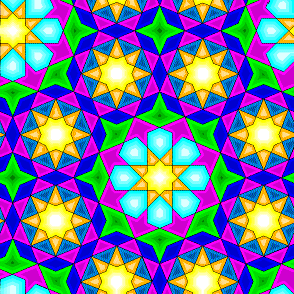
%> input picture assignment3/octone.gif, 294 x 294 px
$ octave yellow2.m   (GNU Octave 9; MATLAB toolbox functions it lacks are replaced by stand-ins)
%> lines starting %> are read from the running program, lines starting %| are printed output that depends on the picture; in (x1, y1, x2, y2) boxes, pixels count from 0 and x2, y2 are one past the last pixel; in counts of white or black regions, pixels touching at a corner belong together; the program's own positions count from 1
close all;
[gifImage cmap] = imread('octone.gif');
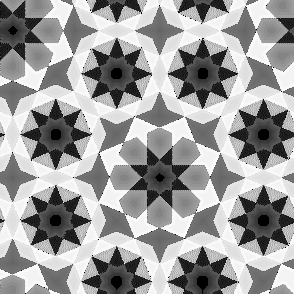
%> gifImage: size 294x294 uint8; min 0, max 255, mean 157.1
%> cmap = 256 rows, first 12: [1 1 1; 0.129 0 0; 0.29 0 0; 0.58 0.129 0; 0.42 0.129 0; 0.776 0.58 0.42; 0.29 0.129 0; 0.871 0.58 0.322; 0.871 0.42 0; 0.647 0.42 0.192; 0.58 0.29 0; 1 0.839 0.612]
im = ind2rgb(gifImage, cmap);

% original image
figure;
imshow(im);
%%

%convert white region to black
im(im(:,:,3) == 1) = 0;
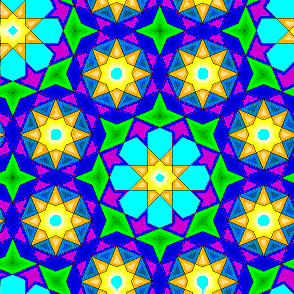
%> im: size 294x294x3 double; mean R, G, B 0.303, 0.476, 0.587

%% spatial domain

out1 = im(:,:,1);
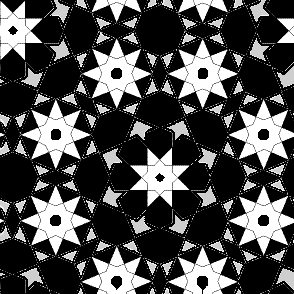
%> out1: size 294x294 double; min 0, max 1, mean 0.303
out2 = im(:,:,2);
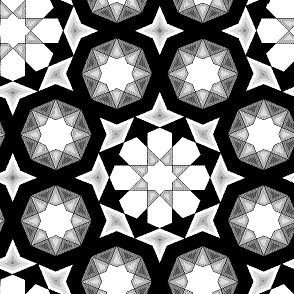
%> out2: size 294x294 double; min 0, max 1, mean 0.476

% Multiplication of red and green channel outputs non-zero only for yellow
% portion and 0 for all other portions
out3 = out1.*out2;

%display all the yellow shade stars
figure;
imshow(mat2gray(out3));

%display only pure yellow stars
out3(out3 < 1) = 0;
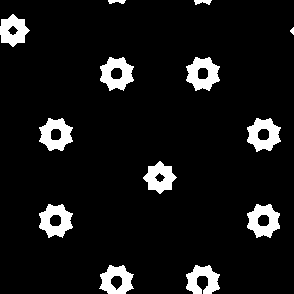
%> out3: size 294x294 double; values 0 (black) and 1 (white), 8% white; 13 white regions, largest, box (x1, y1, x2, y2) and area: (186, 57, 220, 91) 718, (100, 57, 134, 91) 711, (39, 204, 73, 238) 711
figure;
imshow(mat2gray(out3));

%% frequency domain

%multiplication in spatial domain is convolution in frequency domain
C = real(ifft2(fftshift(conv2(fftshift(fft2(out1)),(fftshift(fft2(out2)))))));

%scale the intensity values to lie between 0 and 255
C = (C-min(C(:)))*255/(max(C(:)) - min(C(:)));

%display all the yellow shade stars
figure;
imshow(imresize(C,[size(im,1) size(im,2)]),[]);
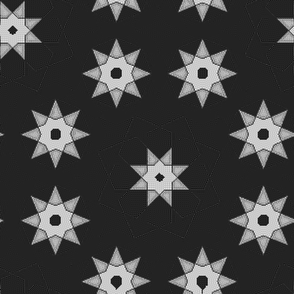
%> displayed picture: size 294x294, on the screen's scale of 0 to 255; min 0, max 255, mean 64.3

%display only pure yellow stars
C(C < 0.64*max(C(:))) = 0;
figure;
imshow(imresize(C,[size(im,1) size(im,2)]),[]);
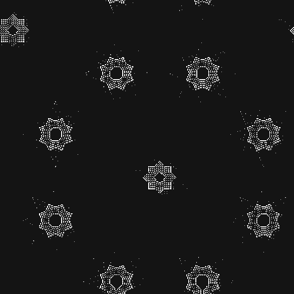
%> displayed picture: size 294x294, on the screen's scale of 0 to 255; min 0, max 255, mean 25.4
